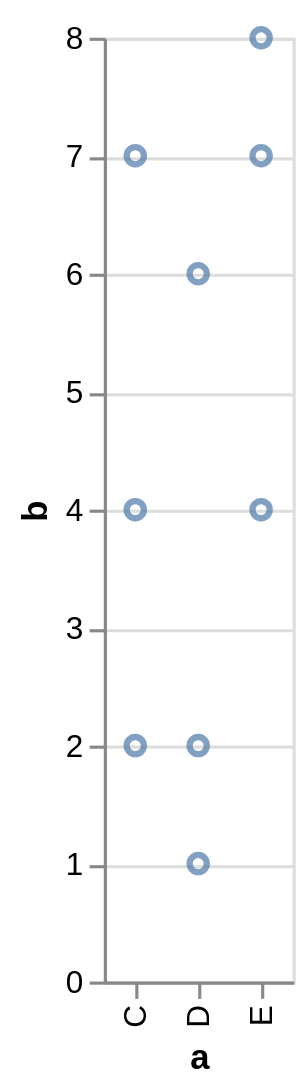

Describe this chart as a Vega-Lite specification.
### Vega-Lite specification from a JSON file in a GitHub repository (floating-point values rounded to 4 significant figures)
{"$schema": "https://vega.github.io/schema/vega-lite/v5.json", "name": "plotname", "data": {"values": [{"a": "C", "b": 2}, {"a": "C", "b": 7}, {"a": "C", "b": 4}, {"a": "D", "b": 1}, {"a": "D", "b": 2}, {"a": "D", "b": 6}, {"a": "E", "b": 8}, {"a": "E", "b": 4}, {"a": "E", "b": 7}]}, "mark": "point", "encoding": {"x": {"field": "a", "type": "nominal"}, "y": {"field": "b", "type": "quantitative"}}}
